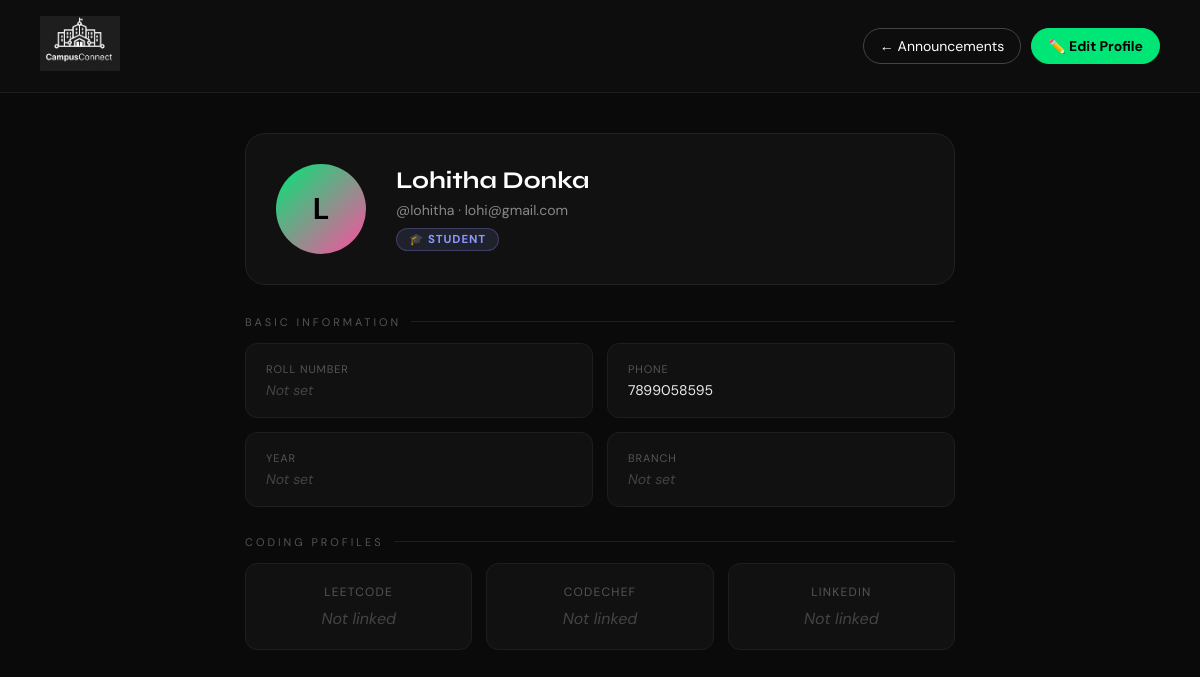
Page /profile/ (signed in) on the earlier database version.
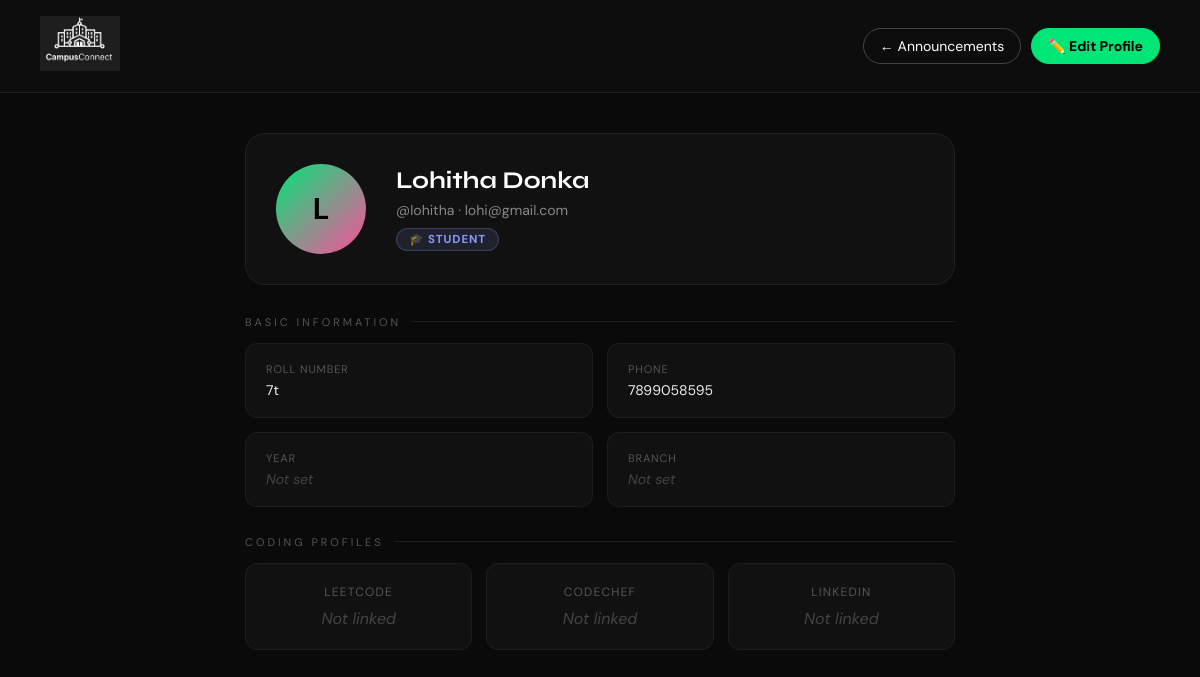
Same page on the later database version.
### campusconnect/models.py (models this page shows, shortened)
class UserProfile(models.Model):
    ROLE_CHOICES = [
        ('student', 'Student'),
        ('faculty', 'Faculty'),
    ]
    user       = models.OneToOneField(User, on_delete=models.CASCADE, related_name='profile')
    role       = models.CharField(max_length=10, choices=ROLE_CHOICES, default='student')
    phone      = models.CharField(max_length=15, blank=True, null=True)
    avatar     = models.ImageField(upload_to='avatars/', blank=True, null=True)
    linkedin   = models.URLField(blank=True, null=True)
    created_at = models.DateTimeField(auto_now_add=True)
    roll_no  = models.CharField(max_length=20, blank=True, null=True)
    year     = models.CharField(max_length=1, choices=YEAR_CHOICES, blank=True, null=True)
    branch   = models.CharField(max_length=10, choices=BRANCH_CHOICES, blank=True, null=True)
    codechef = models.CharField(max_length=100, blank=True, null=True)
    leetcode = models.CharField(max_length=100, blank=True, null=True)
    teacher_id         = models.CharField(max_length=30, blank=True, null=True)
    department         = models.CharField(max_length=10, choices=DEPARTMENT_CHOICES, blank=True, null=True)
    experience         = models.PositiveIntegerField(blank=True, null=True, help_text='Years of experience')
    subjects_teaching  = models.TextField(blank=True, null=True, help_text='Comma-separated list of subjects')

### campusconnect/views.py (the view)
# urls.py: path('profile/',                            views.profile_view,       name='profile'),
def profile_view(request):
    if not request.user.is_authenticated:
        return redirect('login')
    try:
        profile = request.user.profile
    except UserProfile.DoesNotExist:
        profile = UserProfile.objects.create(user=request.user)
    return render(request, 'profile.html', {
        'user': request.user, 'profile': profile,
    })

### templates/profile.html (shortened to what the changed rows need)
{% load static %}
<!DOCTYPE html>
<html lang="en">
<head>
</head>
<body>
<div class="main">
    <div class="profile-hero">
        <div class="profile-info">
            <h2>{{ user.get_full_name|default:user.username }}</h2>
        </div>
    </div>
    {% if profile.role == 'faculty' %}
    <p class="section-title">Teacher Information</p>
    <div class="info-grid">
        <div class="info-card">
            <div class="label">Teacher ID</div>
            <div class="value">
                {% if profile.teacher_id %}{{ profile.teacher_id }}{% else %}<span class="empty">Not set</span>{% endif %}
            </div>
        </div>
        <div class="info-card">
            <div class="label">Department</div>
            <div class="value">
                {% if profile.department %}{{ profile.get_department_display }}{% else %}<span class="empty">Not set</span>{% endif %}
            </div>
        </div>
        <div class="info-card">
            <div class="label">Experience</div>
            <div class="value">
                {% if profile.experience %}{{ profile.experience }} year{% if profile.experience != 1 %}s{% endif %}{% else %}<span class="empty">Not set</span>{% endif %}
            </div>
        </div>
        <div class="info-card">
            <div class="label">Mobile Number</div>
            <div class="value">
                {% if profile.phone %}{{ profile.phone }}{% else %}<span class="empty">Not set</span>{% endif %}
            </div>
        </div>
    </div>
    {% if profile.subjects_teaching %}
    <p class="section-title">Subjects Teaching</p>
    <div class="info-card">
        <div class="tag-row">
            {% for subject in profile.get_subjects_list %}
            <span class="tag">{{ subject }}</span>
            {% endfor %}
        </div>
    </div>
    {% endif %}
    <p class="section-title">Social & Contact</p>
    <div class="coding-row">
        <div class="coding-card">
            <div class="platform">LinkedIn</div>
            {% if profile.linkedin %}
            <div class="handle"><a href="{{ profile.linkedin }}" target="_blank">View Profile</a></div>
            {% else %}<div class="empty">Not linked</div>{% endif %}
        </div>
        <div class="coding-card">
            <div class="platform">Email</div>
            {% if user.email %}
            <div class="handle"><a href="mailto:{{ user.email }}">{{ user.email }}</a></div>
            {% else %}<div class="empty">Not set</div>{% endif %}
        </div>
        <div class="coding-card">
            <div class="platform">Mobile</div>
            {% if profile.phone %}
            <div class="handle" style="color:#eee;">{{ profile.phone }}</div>
            {% else %}<div class="empty">Not set</div>{% endif %}
        </div>
    </div>
    {% else %}
    <div class="info-grid">
        <div class="info-card">
            <div class="label">Roll Number</div>
            <div class="value">
                {% if profile.roll_no %}{{ profile.roll_no }}{% else %}<span class="empty">Not set</span>{% endif %}
            </div>
        </div>
        <div class="info-card">
            <div class="label">Phone</div>
            <div class="value">
                {% if profile.phone %}{{ profile.phone }}{% else %}<span class="empty">Not set</span>{% endif %}
            </div>
        </div>
    </div>
    {% endif %}
</div>
</body>
</html>

Differences in the rows shown:
changed UserProfile: roll_no (not shown) → "7t"
Other differences:
text no longer shown: "Not set"
